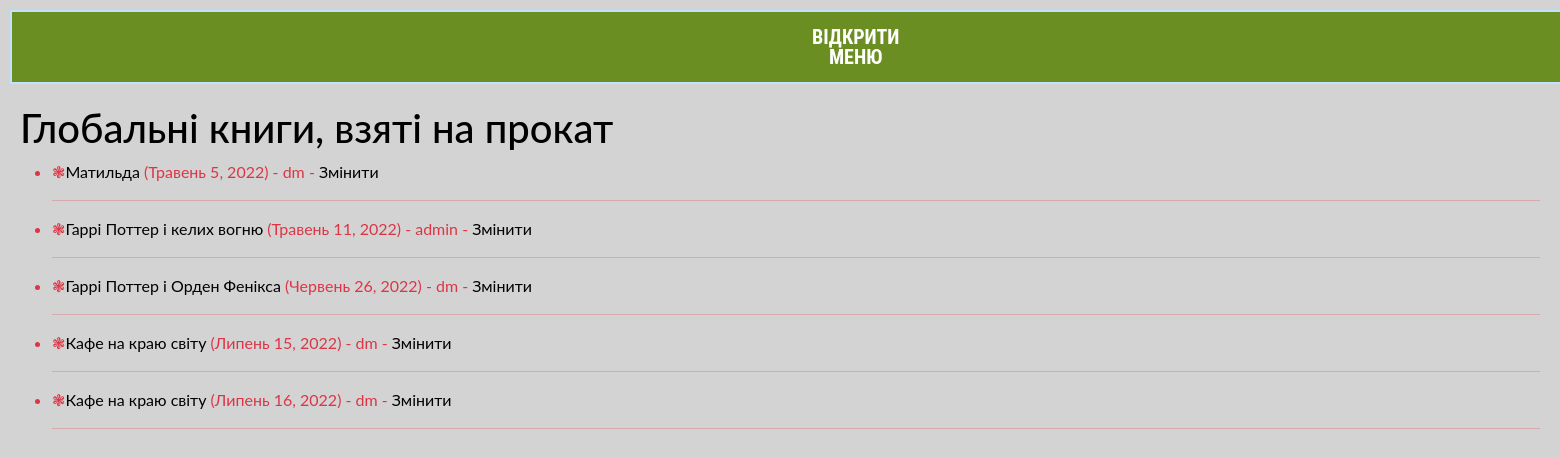
Page /catalog/borrowed/ (signed in) on the committed database.
### catalog/models.py (models this page shows, shortened)
class BookInstance(models.Model):
    id = models.UUIDField(primary_key=True, default=uuid.uuid4,
                          help_text="Unique ID for this particular book across whole library")
    book = models.ForeignKey('book',on_delete=models.RESTRICT, null=True, verbose_name='Назва книги')
    imprint = models.CharField(max_length=200)
    due_back = models.DateField(null=True, blank=True, verbose_name='Дата повернення')
    borrower = models.ForeignKey(User, on_delete=models.SET_NULL, null=True, blank=True, verbose_name='Ким повернуто')
    @property
    def is_overdue(self):
        if self.due_back and date.today() > self.due_back:
            return True
        return False
    LOAN_STATUS = (
        ('d', 'На обслуговуванні'),
        ('o', 'Зайнято'),
        ('a', 'Доступно'),
        ('r', 'Зарезервовано'),
    )
    status = models.CharField(
        max_length=1,
        choices=LOAN_STATUS,
        blank=True,
        default='d',
        help_text='Book availability',
        verbose_name='Статус')
    class Meta:
        ordering = ['due_back']
        permissions = (("can_mark_returned", "Set book as returned"),)
        verbose_name='статус книги'
        verbose_name_plural = 'Статус книги'

class Book(models.Model):
    title = models.CharField(max_length=200, verbose_name='Назви книг')
    author = models.ForeignKey('Author', on_delete=models.SET_NULL, null=True, verbose_name='Автор')
    summary = models.TextField(max_length=1000, help_text="Enter a brief description of the book", verbose_name='Коротко про книгу')
    isbn = models.CharField(max_length=13,
                            unique=True,
                            help_text='13 Character <a href="https://www.isbn-international.org/content/what-isbn'
                                      '">ISBN number</a>')
    photo = models.ImageField(upload_to="photos/%Y/%m/%d/")
    genre = models.ManyToManyField(Genre, help_text="Select a genre for this book")
    language = models.ForeignKey('Language', on_delete=models.SET_NULL, null=True, verbose_name='Мова оригіналу')
    is_anonsed = models.BooleanField(default=False)
    time_create = models.DateTimeField(auto_now_add=True)
    time_update = models.DateTimeField(auto_now=True)
    year_of_creation = models.IntegerField()
    class Meta:
        ordering = ['title', 'author']
        verbose_name='книгу'
        verbose_name_plural = 'Книги'
    def display_genre(self):
        """Creates a string for the Genre. This is required to display genre in Admin."""
        return ', '.join([genre.name for genre in self.genre.all()[:3]])
    display_genre.short_description = 'Жанри'

### catalog/views.py (the view)
# urls.py: path(r'borrowed/', views.LoanedBooksAllListView.as_view(), name='all-borrowed'),  # Added for challenge
class LoanedBooksAllListView(PermissionRequiredMixin, generic.ListView):
    model = BookInstance
    permission_required = 'catalog.can_mark_returned'
    template_name = 'catalog/bookinstance_list_borrowed_all.html'
    paginate_by = 10
    def get_queryset(self):
        return BookInstance.objects.filter(status__exact='o').order_by('due_back')

### catalog/templates/catalog/bookinstance_list_borrowed_all.html
{% extends "base_generic.html" %}
{% block content %}
    <h1>Глобальні книги, взяті на прокат</h1>
    {% if bookinstance_list %}
    <ul>
      {% for bookinst in bookinstance_list %}
      <li class="{% if bookinst.is_overdue %}text-danger{% endif %}">
        &#10051;<a href="{% url 'book-detail' bookinst.book.pk %}">{{bookinst.book.title}}</a> ({{ bookinst.due_back }}) {% if user.is_staff %}- {{ bookinst.borrower }}{% endif %} {% if perms.catalog.can_mark_returned %}- <a href="{% url 'renew-book-librarian' bookinst.id %}">Змінити</a>  {% endif %}
      <hr></li>
      {% endfor %}
    </ul>
    {% else %}
      <p>There are no books borrowed.</p>
    {% endif %}
{% endblock %}

### catalog/static/css/styles.css (style rules this page uses)
* { margin:0; padding: 0; }
.text-danger { color:red; }
.body-css { background-color: #d3d3d3; padding: 0; color: black; width: 100%; height: 100%; overflow-x:hidden; }
hr { width: 100%; }
body { font-family: "ptsans", "Lato", "Helvetica Neue", Helvetica, Arial, sans-serif; }
a { color: black; text-decoration: none; }

### rows in the picture
BookInstance: book "Матильда", due_back "Травень 5, 2022", borrower "dm"
BookInstance: book "Гаррі Поттер і келих вогню", due_back "Травень 11, 2022", borrower "admin"
BookInstance: book "Гаррі Поттер i Орден Фенікса", due_back "Червень 26, 2022", borrower "dm"
BookInstance: book "Кафе на краю світу", due_back "Липень 15, 2022", borrower "dm"
BookInstance: book "Кафе на краю світу", due_back "Липень 16, 2022", borrower "dm"
